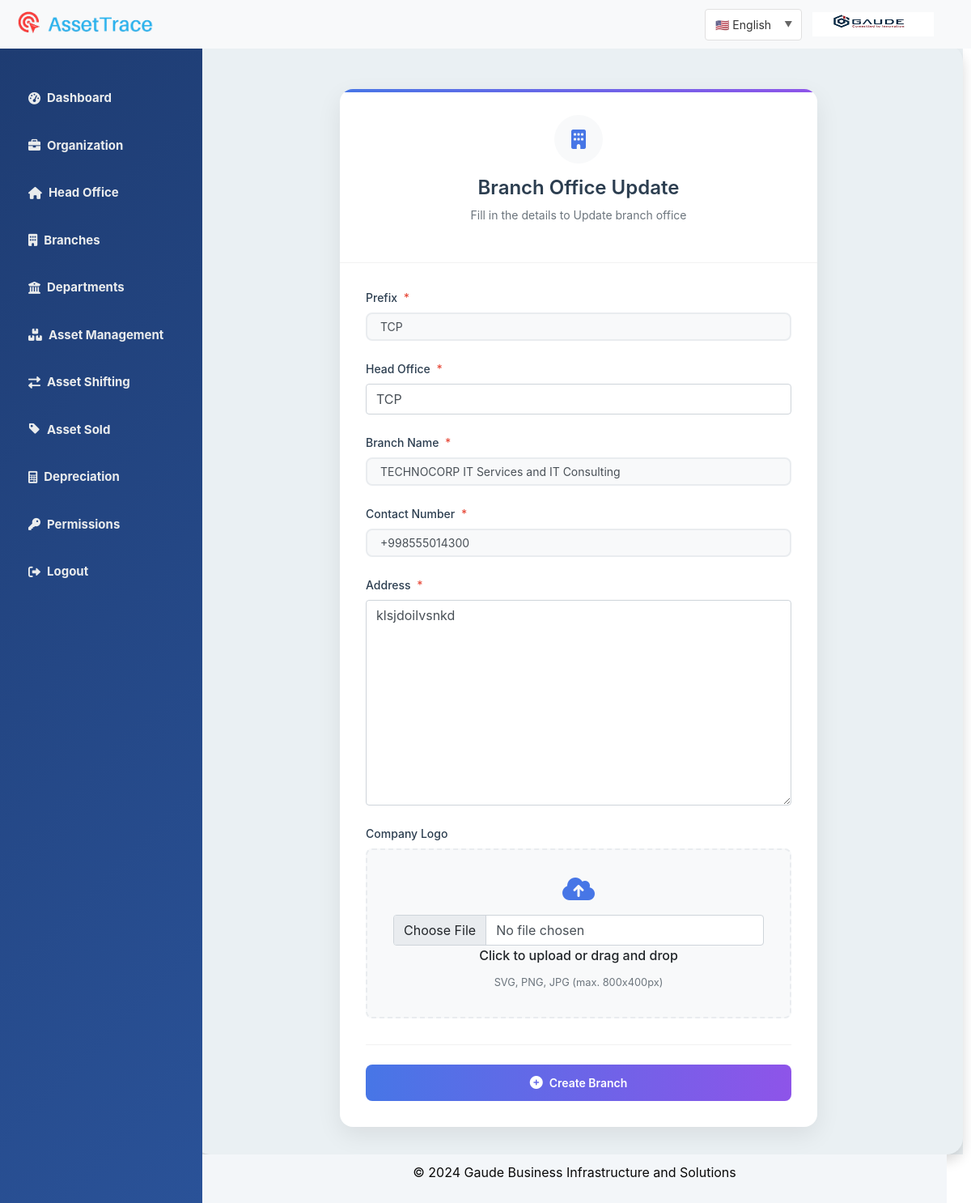
The page /edit_branch/1/ (signed in) on the database its author committed.
### authentication/models.py (models this page shows, shortened)
class Branches(models.Model):
    prefix = models.CharField(max_length=10, unique=True)
    head_office = models.ForeignKey(HeadOffice, on_delete=models.CASCADE,null=True,blank=True,related_name='branches')
    branch_name = models.CharField(max_length=255)
    branch_address = models.CharField(max_length=255)
    branch_contact_number = models.CharField(max_length=15,validators=[validate_phone_number])
    logo_image=models.ImageField(upload_to='offiec_logo')
    created_at=models.DateTimeField(auto_now_add=True)

### authentication/views.py (the view)
# urls.py: path('edit_branch/<int:branch_id>/', views.edit_branch, name='edit_branch'),
def edit_branch(request, branch_id):
    branch = get_object_or_404(Branches, id=branch_id)
    if request.method == 'POST':
        form = BranchForm(request.POST,request.FILES, instance=branch)
        if form.is_valid():
            form.save()
            messages.success(request, 'Branch updated successfully')
            return redirect('branch_list')
        else:
            messages.error(request, 'Updating branch error occurred')
    else:
        form = BranchForm(instance=branch)
    return render(request, 'authentication/edit_branch.html', {'form': form, 'branch': branch})

### authentication/forms.py
class BranchForm(forms.ModelForm):
    class Meta:
        model = Branches
        fields = '__all__'
        widgets = {
            'prefix': forms.TextInput(attrs={'class': 'form-control'}),
            'head_office': forms.Select(attrs={'class': 'form-control'}),
            'branch_name': forms.TextInput(attrs={'class': 'form-control'}),
            'branch_address': forms.Textarea(attrs={'class': 'form-control'}),
            'branch_contact_number': forms.TextInput(attrs={'class': 'form-control'}),
            'logo_image':forms.FileInput(attrs={'class':'form-control'})
        }

### authentication/context_processors.py (called while the page is built)
def user_role(request):
    if request.user.is_authenticated:
        user = request.user
        if user.is_superuser:
            role = 'master'
        elif user.is_superadmin:
            role = 'super_admin'
        elif user.is_admin:
            role = 'admin'
        else:
            role = 'unknown'
    else:
        role = 'guest'
    return {'user_role': role}

def logo_context(request):
    if not request.user.is_authenticated:
        return {}
    user = request.user
    if user.head_office and user.head_office.logo_image:
        logo_url = user.head_office.logo_image.url
    elif user.branch and user.branch.logo_image:
        logo_url = user.branch.logo_image.url
    else:
        logo_url = None
    return {
        'logo_url': logo_url,
    }

### authentication/models.py (called while the page is built)
    def __str__(self):
        return f"{self.prefix}"

### templates/authentication/edit_branch.html (shortened to what this page needs)
{% extends 'authentication/dashboard.html' %}
{% load i18n %}
{% block body %}
<div class="container-fluid py-4">
    <div class="row justify-content-center">
        <div class="col-md-8">
            <div class="custom-card">
                <div class="card-decoration"></div>
                <div class="card-header-custom">
                    <div class="header-icon">
                        <i class="fas fa-building"></i>
                    </div>
                    <h3>{% trans "Branch Office Update" %}</h3>
                    <p class="text-muted">{% trans "Fill in the details to Update branch office" %}</p>
                </div>
                <div class="card-body-custom">
                    <form action="" method="post" enctype="multipart/form-data">
                        <div class="form-fields">
                            <div class="form-field-wrapper">
                                <label class="field-label" for="{{ form.prefix.id_for_label }}">
                                    {% trans "Prefix" %}
                                    <span class="required-star">*</span>
                                </label>
                                {{ form.prefix }}
                            </div>
                            <div class="form-field-wrapper">
                                <label class="field-label" for="{{ form.head_office.id_for_label }}">
                                    {% trans "Head Office" %}
                                    <span class="required-star">*</span>
                                </label>
                                {{ form.head_office }}
                            </div>
                            <div class="form-field-wrapper">
                                <label class="field-label" for="{{ form.branch_name.id_for_label }}">
                                    {% trans "Branch Name" %}
                                    <span class="required-star">*</span>
                                </label>
                                {{ form.branch_name }}
                            </div>
                            <div class="form-field-wrapper">
                                <label class="field-label" for="{{ form.branch_contact_number.id_for_label }}">
                                    {% trans "Contact Number" %}
                                    <span class="required-star">*</span>
                                </label>
                                {{ form.branch_contact_number }}
                            </div>
                            <div class="form-field-wrapper">
                                <label class="field-label" for="{{ form.branch_address.id_for_label }}">
                                    {% trans "Address" %}
                                    <span class="required-star">*</span>
                                </label>
                                {{ form.branch_address }}
                            </div>
                            <div class="form-field-wrapper">
                                <label class="field-label" for="{{ form.logo_image.id_for_label }}">
                                    {% trans "Company Logo" %}
                                </label>
                                <div class="upload-area">
                                    <i class="fas fa-cloud-upload-alt"></i>
                                    {{ form.logo_image }}
                                    <span class="upload-text">{% trans "Click to upload or drag and drop" %}</span>
                                    <span class="upload-hint">{% trans "SVG, PNG, JPG (max. 800x400px)" %}</span>
                                </div>
                            </div>
                        </div>
                        <div class="form-actions">
                            <button type="submit" class="submit-button">
                                <i class="fas fa-plus-circle"></i>
                                {% trans "Create Branch" %}
                            </button>
                        </div>
                    </form>
                </div>
            </div>
        </div>
    </div>
</div>
<link rel="stylesheet" href="https://cdnjs.cloudflare.com/ajax/libs/font-awesome/6.0.0/css/all.min.css">
{% endblock %}

### static/css/style.css (style rules this page uses)
body { font-family: 'Wittgenstein', sans-serif; background-color: #babcbd; padding-top: 56px; }

### templates/authentication/edit_branch.html (style rules this page uses)
.custom-card { background: white; border-radius: 16px; box-shadow: 0 10px 30px rgba(0, 0, 0, 0.08); position: relative; overflow: hidden; margin-top: 20px; }
.card-decoration { position: absolute; top: 0; left: 0; right: 0; height: 4px; background: linear-gradient(90deg, #4776E6 0%, #8E54E9 100%); }
.card-header-custom { padding: 2rem; text-align: center; border-bottom: 1px solid rgba(0, 0, 0, 0.05); }
.header-icon { width: 60px; height: 60px; background: #f8f9fa; border-radius: 50%; display: flex; align-items: center; justify-content: center; margin: 0 auto 1rem; }
.header-icon i { font-size: 24px; color: #4776E6; }
.card-header-custom h3 { margin: 0; color: #2c3e50; font-size: 24px; font-weight: 600; }
.card-header-custom p { margin-top: 8px; font-size: 14px; }
.card-body-custom { padding: 2rem; }
.form-fields { display: grid; gap: 1.5rem; }
.form-field-wrapper { position: relative; }
.field-label { display: block; margin-bottom: 8px; font-weight: 500; color: #2c3e50; font-size: 14px; }
.required-star { color: #e74c3c; margin-left: 4px; }
input[type="text"], input[type="email"], input[type="number"], select, textarea { width: 100%; padding: 12px 16px; border: 2px solid #e9ecef; border-radius: 8px; font-size: 14px; transition: all 0.3s ease; background: #f8f9fa; }
.form-actions { margin-top: 2rem; padding-top: 1.5rem; border-top: 1px solid rgba(0, 0, 0, 0.05); }
.submit-button { background: linear-gradient(90deg, #4776E6 0%, #8E54E9 100%); color: white; border: none; padding: 12px 24px; border-radius: 8px; font-size: 14px; font-weight: 600; display: flex; align-items: center; justify-content: center; gap: 8px; width: 100%; cursor: pointer; transition: all 0.3s ease; }
.submit-button i { font-size: 16px; }
.upload-area { border: 2px dashed #e9ecef; padding: 2rem; text-align: center; border-radius: 8px; background: #f8f9fa; cursor: pointer; transition: all 0.3s ease; }
.upload-area i { font-size: 2rem; color: #4776E6; margin-bottom: 1rem; }
.upload-text { display: block; margin-bottom: 0.5rem; font-weight: 500; }
.upload-hint { font-size: 0.8rem; color: #6c757d; }
.custom-card { animation: fadeIn 0.5s ease-out; }

### rows shown on the page
Branches: prefix "TCP", head_office "TCP", branch_name "TECHNOCORP IT Services and IT Consulting", branch_contact_number "+998555014300", branch_address "klsjdoilvsnkd"
